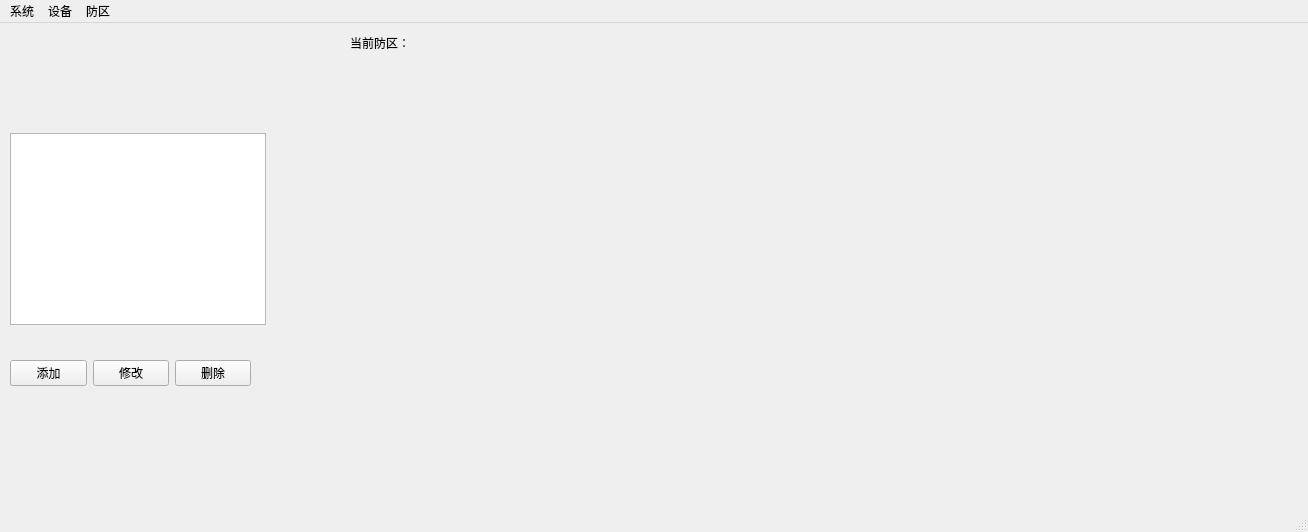
<?xml version="1.0" encoding="UTF-8"?>
<ui version="4.0">
 <class>MainWindow</class>
 <widget class="QMainWindow" name="MainWindow">
  <property name="geometry">
   <rect>
    <x>0</x>
    <y>0</y>
    <width>1308</width>
    <height>532</height>
   </rect>
  </property>
  <property name="windowTitle">
   <string>MainWindow</string>
  </property>
  <widget class="QWidget" name="centralwidget">
   <widget class="QWidget" name="horizontalLayoutWidget">
    <property name="geometry">
     <rect>
      <x>10</x>
      <y>310</y>
      <width>241</width>
      <height>80</height>
     </rect>
    </property>
    <layout class="QHBoxLayout" name="horizontalLayout_2">
     <item>
      <widget class="QPushButton" name="pushButton_3">
       <property name="text">
        <string>添加</string>
       </property>
      </widget>
     </item>
     <item>
      <widget class="QPushButton" name="pushButton_2">
       <property name="text">
        <string>修改</string>
       </property>
      </widget>
     </item>
     <item>
      <widget class="QPushButton" name="pushButton">
       <property name="text">
        <string>删除</string>
       </property>
      </widget>
     </item>
    </layout>
   </widget>
   <widget class="QLabel" name="label">
    <property name="geometry">
     <rect>
      <x>350</x>
      <y>10</y>
      <width>69</width>
      <height>19</height>
     </rect>
    </property>
    <property name="text">
     <string>当前防区：</string>
    </property>
   </widget>
   <widget class="QListView" name="listView">
    <property name="geometry">
     <rect>
      <x>10</x>
      <y>110</y>
      <width>256</width>
      <height>192</height>
     </rect>
    </property>
   </widget>
  </widget>
  <widget class="QMenuBar" name="menubar">
   <property name="geometry">
    <rect>
     <x>0</x>
     <y>0</y>
     <width>1308</width>
     <height>21</height>
    </rect>
   </property>
   <widget class="QMenu" name="menu">
    <property name="geometry">
     <rect>
      <x>2259</x>
      <y>104</y>
      <width>120</width>
      <height>134</height>
     </rect>
    </property>
    <property name="title">
     <string>系统</string>
    </property>
    <addaction name="action66666"/>
    <addaction name="separator"/>
    <addaction name="action5555555"/>
    <addaction name="separator"/>
    <addaction name="action444444"/>
   </widget>
   <widget class="QMenu" name="menu_2">
    <property name="title">
     <string>设备</string>
    </property>
    <addaction name="action666666"/>
    <addaction name="separator"/>
    <addaction name="action555555"/>
    <addaction name="separator"/>
    <addaction name="action44444"/>
   </widget>
   <widget class="QMenu" name="menu_3">
    <property name="title">
     <string>防区</string>
    </property>
    <addaction name="action66666_2"/>
    <addaction name="separator"/>
    <addaction name="action44444_2"/>
    <addaction name="separator"/>
    <addaction name="action55555"/>
   </widget>
   <addaction name="menu"/>
   <addaction name="menu_2"/>
   <addaction name="menu_3"/>
  </widget>
  <widget class="QStatusBar" name="statusbar"/>
  <action name="action66666">
   <property name="text">
    <string>66666</string>
   </property>
  </action>
  <action name="action5555555">
   <property name="text">
    <string>5555555</string>
   </property>
  </action>
  <action name="action444444">
   <property name="text">
    <string>444444</string>
   </property>
  </action>
  <action name="action666666">
   <property name="text">
    <string>666666.</string>
   </property>
  </action>
  <action name="action555555">
   <property name="text">
    <string>555555</string>
   </property>
  </action>
  <action name="action44444">
   <property name="text">
    <string>44444</string>
   </property>
  </action>
  <action name="action66666_2">
   <property name="text">
    <string>66666</string>
   </property>
  </action>
  <action name="action55555">
   <property name="text">
    <string>55555</string>
   </property>
  </action>
  <action name="action44444_2">
   <property name="text">
    <string>44444</string>
   </property>
  </action>
 </widget>
 <tabstops>
  <tabstop>pushButton</tabstop>
  <tabstop>listView</tabstop>
  <tabstop>pushButton_2</tabstop>
  <tabstop>pushButton_3</tabstop>
 </tabstops>
 <resources/>
 <connections/>
</ui>
